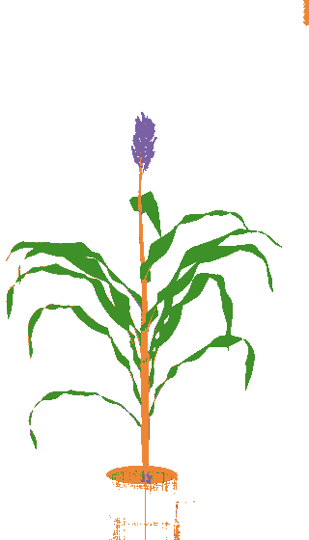
#> input picture image.png, 309 x 540 px
$ python -i traits_extraction_updated.py   (imports and definitions only)   (older library calls are emulated)
#> lines starting #> are read from the running program, lines starting #| are printed output that depends on the picture; after the words box and inside, x2 and y2 are one past the last pixel; in counts of white or black regions, pixels touching at a corner belong together
#> further down, picture is the input picture: shape (540, 309, 3); mean B, G, R 235.6, 243.9, 240.5
# coding=utf-8

from scipy.spatial import distance as dist
from imutils import perspective
from imutils import contours
import numpy as np
import os
from glob import glob
import argparse
import imutils
import cv2
import csv

# return the midpoint of A and B
def midpoint(A, B):
    return ((A[0] + B[0])/2, (A[1] + B[1])/2)

# read plant_ID
# [8 lines left out: function init, not called in this run]


def extract_pot(image):
    hsv = cv2.cvtColor(image, cv2.COLOR_BGR2HSV)
#> hsv: shape (540, 309, 3); mean H, S, V 5.6, 17, 246.3
    lower_orange = np.array([11, 43, 46])
    upper_orange = np.array([26, 255, 255])
    lower_purple = np.array([100, 50, 50])
    upper_purple = np.array([200, 200, 200])
    mask_orange = cv2.inRange(hsv, lower_orange, upper_orange)
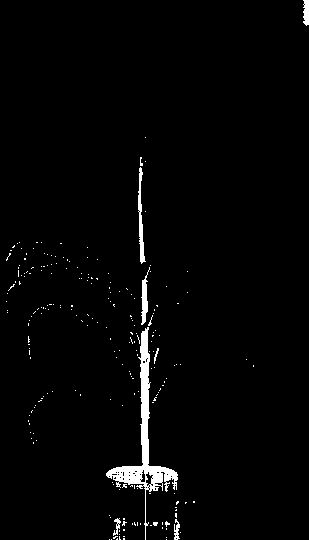
#> mask_orange: shape (540, 309); 2.1% white; 224 white regions (217 under 20 px), largest, box (x1, y1, x2, y2) and area: (106, 327, 178, 540) 2213, (138, 167, 146, 264) 323, (141, 267, 150, 325) 237
    mask_orange = cv2.erode(mask_orange, None, iterations=1)
#> mask_orange: shape (540, 309); 0.91% white; 18 white regions (13 under 20 px), largest, box (x1, y1, x2, y2) and area: (107, 363, 177, 483) 1034, (141, 330, 149, 360) 145, (143, 281, 147, 322) 114, (305, 0, 309, 24) 86, (140, 216, 144, 261) 78
    mask_orange = cv2.dilate(mask_orange, None, iterations=8)
#> mask_orange: shape (540, 309); 6.1% white; 5 white regions, box (x1, y1, x2, y2) and area: (99, 273, 185, 496) 6616, (131, 156, 152, 269) 2043, (146, 515, 187, 535) 744, (297, 0, 309, 32) 383, (108, 512, 127, 530) 339
    mask_orange = cv2.erode(mask_orange, None, iterations=6)
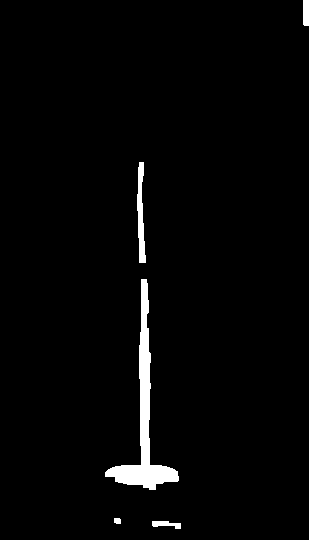
#> mask_orange: shape (540, 309); 2.3% white; 5 white regions, box (x1, y1, x2, y2) and area: (105, 279, 179, 490) 2968, (137, 162, 146, 263) 555, (303, 0, 309, 26) 155, (152, 521, 181, 529) 144, (114, 518, 121, 524) 39
    mask_orange = cv2.dilate(mask_orange, None, iterations=4)
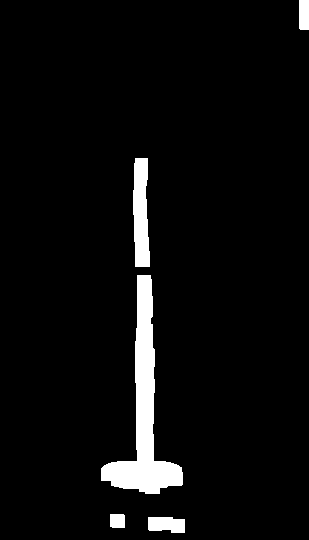
#> mask_orange: shape (540, 309); 4.7% white; 5 white regions, box (x1, y1, x2, y2) and area: (101, 275, 183, 494) 5368, (133, 158, 150, 267) 1515, (148, 517, 185, 533) 512, (299, 0, 309, 30) 299, (110, 514, 125, 528) 207
    mask_orange = cv2.erode(mask_orange, None, iterations=5)
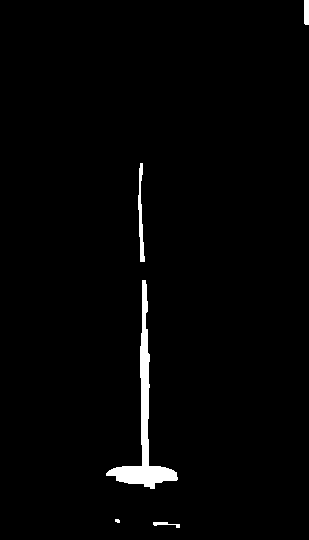
#> mask_orange: shape (540, 309); 1.8% white; 5 white regions (1 under 20 px), largest, box (x1, y1, x2, y2) and area: (106, 280, 178, 489) 2388, (138, 163, 145, 262) 335, (304, 0, 309, 25) 124, (153, 522, 180, 528) 72

    zeros = np.zeros(320)

    mask_purple = cv2.inRange(hsv, lower_purple, upper_purple)
#> mask_purple: shape (540, 309); 0.66% white; 73 white regions (69 under 20 px), largest, box (x1, y1, x2, y2) and area: (131, 112, 157, 173) 915, (146, 472, 151, 484) 35, (141, 471, 145, 482) 24, (149, 419, 150, 439) 20
    mask_purple = cv2.erode(mask_purple, None, iterations=1)
#> mask_purple: shape (540, 309); 0.34% white; 3 white regions (2 under 20 px), largest, box (x1, y1, x2, y2) and area: (133, 116, 153, 168) 568
    mask_purple = cv2.dilate(mask_purple, None, iterations=3)
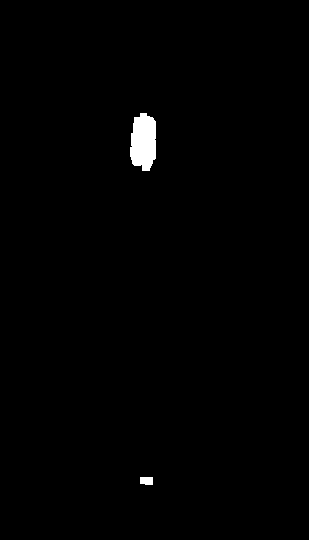
#> mask_purple: shape (540, 309); 0.8% white; 2 white regions, box (x1, y1, x2, y2) and area: (130, 113, 156, 171) 1229, (140, 477, 153, 485) 99
    mask_purple = cv2.erode(mask_purple, None, iterations=3)
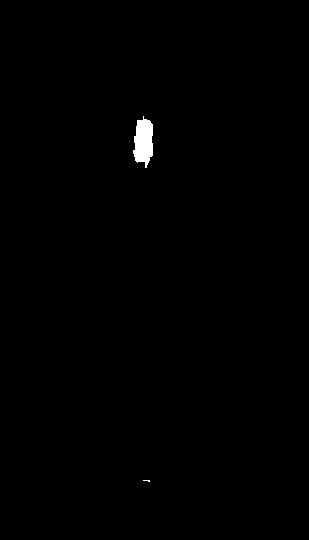
#> mask_purple: shape (540, 309); 0.45% white; 2 white regions (1 under 20 px), largest, box (x1, y1, x2, y2) and area: (133, 116, 153, 168) 743

    mask_all = cv2.add(mask_purple, mask_orange)
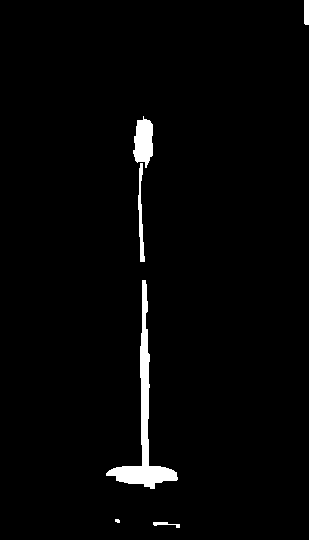
#> mask_all: shape (540, 309); 2.2% white; 6 white regions (1 under 20 px), largest, box (x1, y1, x2, y2) and area: (106, 280, 178, 489) 2388, (133, 116, 153, 168) 743, (138, 163, 145, 262) 335, (304, 0, 309, 25) 124, (153, 522, 180, 528) 72
#> (the run stopped early here; a loop or call above may not have finished)
